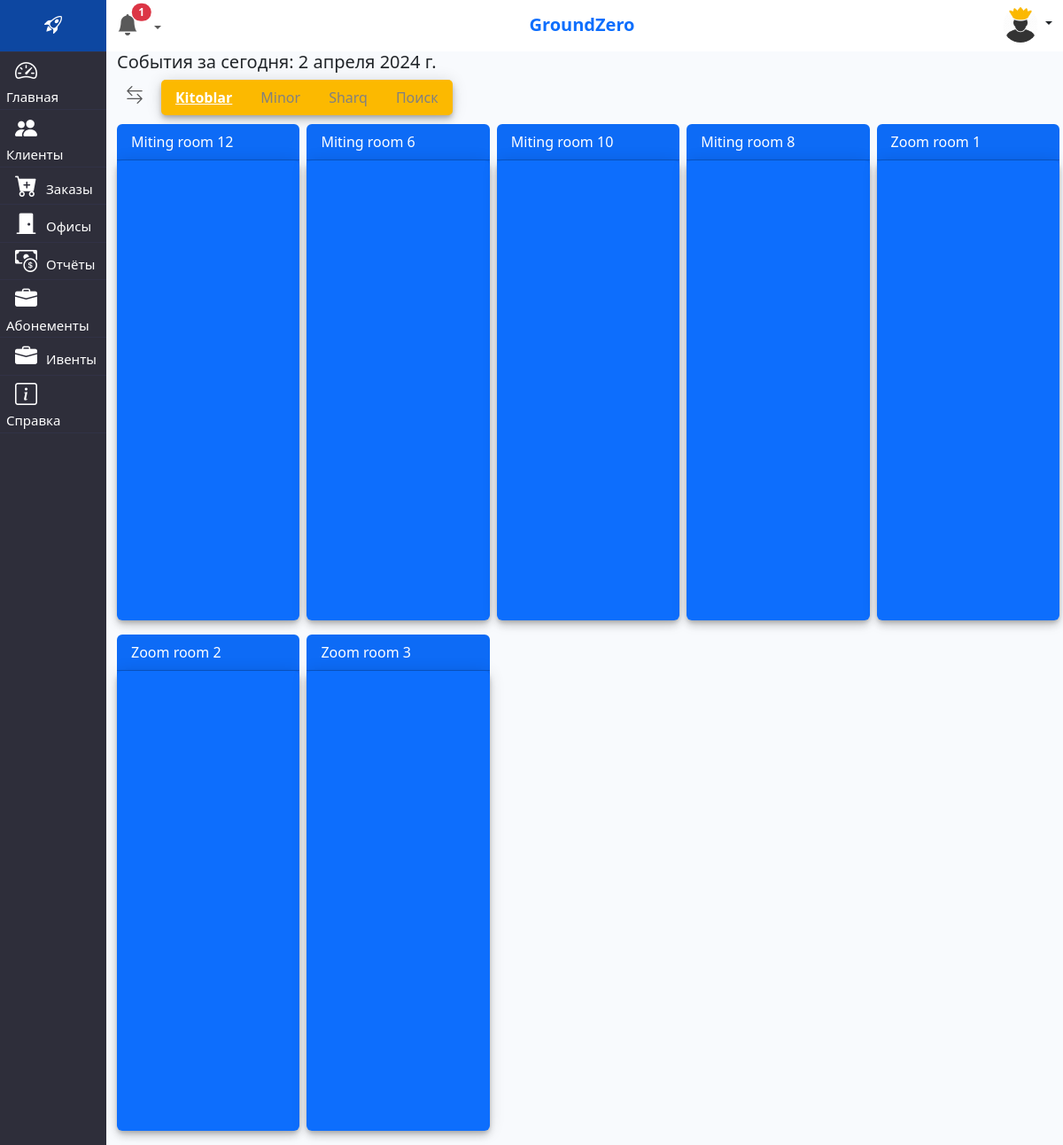
/index/ (signed in), run on an earlier commit of the app's database.
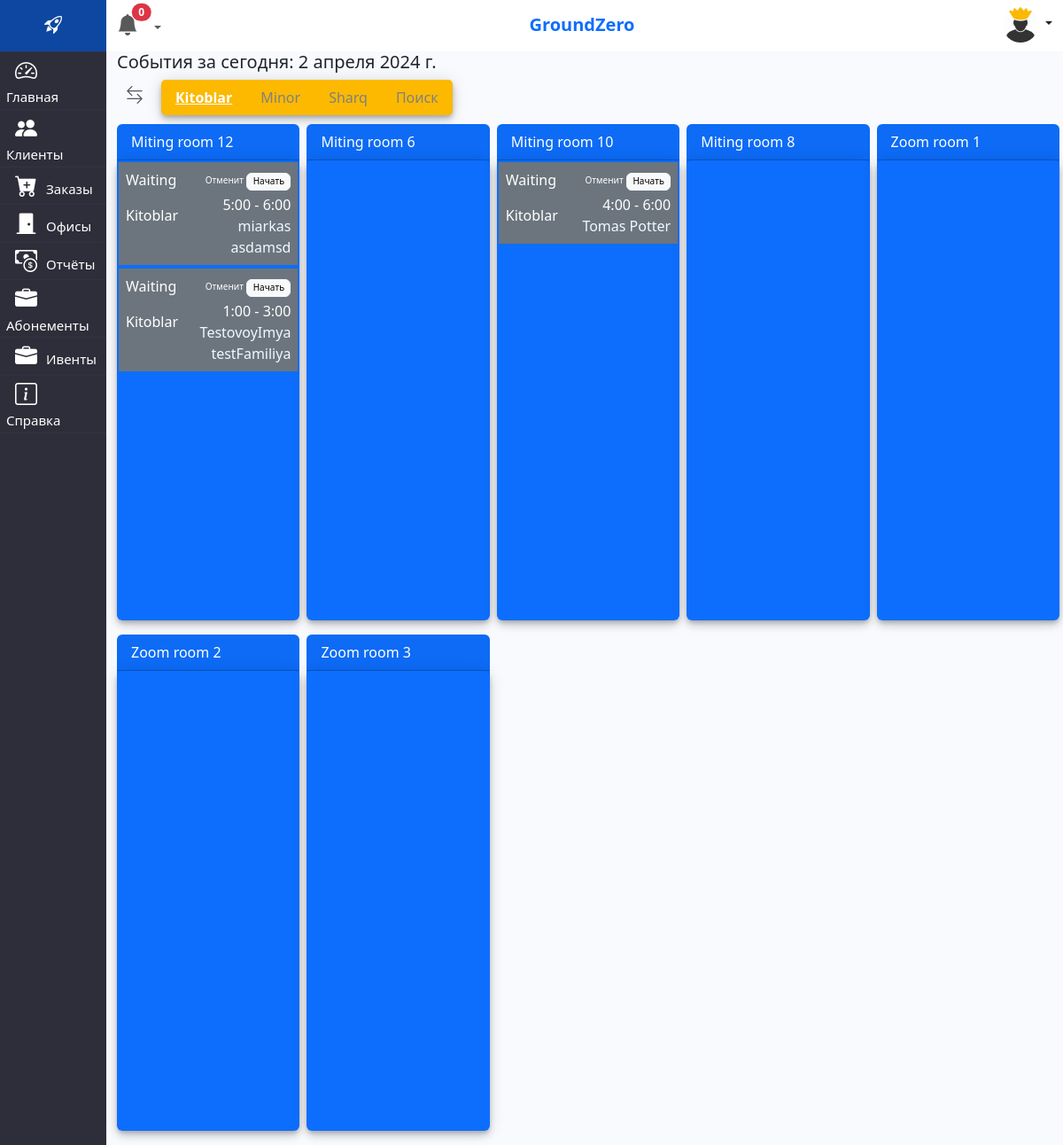
And on a later commit of the database.
### crm/models.py (models this page shows, shortened)
class Filial(models.Model):
    objects = None
    title = models.CharField(max_length=50)
    is_active = models.BooleanField(default=True)
    created_at = models.DateTimeField(auto_now_add=True)
    token = models.CharField(max_length=20)
    company = models.ForeignKey(Company, on_delete=models.SET_NULL, verbose_name='Компания', blank=True, null=True)
    images = models.ImageField(upload_to='images/branches/', null=True, blank=True, verbose_name='Фото филиала')
    address = models.CharField(max_length=255, blank=True, null=True, verbose_name="Адрес центра")
    def __str__(self):
        return self.title
    class Meta:
        verbose_name = 'Филиал'
        verbose_name_plural = '2 Филиалы'

class Rooms(models.Model):
    objects = None
    filial = models.ForeignKey(Filial, on_delete=models.CASCADE)
    category = models.ForeignKey(Category, on_delete=models.CASCADE)
    title = models.CharField(max_length=255)
    persons = models.PositiveIntegerField()
    is_working = models.BooleanField(default=True, blank=True, null=True)
    image = models.ImageField(upload_to='images/rooms/', null=True, blank=True, verbose_name='Фото Комнат')
    def __str__(self):
        return f"{self.title}"
    class Meta:
        verbose_name = 'Помещения в филиалах'
        verbose_name_plural = '4 Помещении в филиалах'

class Order(models.Model):
    objects = None
    IS_PAID_CHOICES = [(False, 'Наличные'), (True, 'Карта')]
    IS_STATUS = [
        ('Waiting', 'Ожидание'),
        ('Cancelled', 'Отменено'),
        ('Active', 'В процессе'),
        ('Closed', 'Закрыто')
    ]
    client = models.ForeignKey(Client, to_field="telegram_id", on_delete=models.CASCADE, verbose_name='Клиент')
    filial = models.ForeignKey(Filial, on_delete=models.CASCADE)
    product = models.ForeignKey(Rooms, on_delete=models.CASCADE)
    hour = models.PositiveSmallIntegerField(verbose_name='Длительность')
    payment = models.BooleanField(choices=IS_PAID_CHOICES, default=False, verbose_name='Тип оплаты')
    payment_status = models.BooleanField(verbose_name="Оплачен", default=False)
    summa = models.DecimalField(decimal_places=2, max_digits=12, verbose_name='Сумма', blank=True, null=True)
    after_discount = models.DecimalField(decimal_places=2, max_digits=12, verbose_name='Сумма после скидки', blank=True, null=True)
    order_start = models.DateTimeField(verbose_name='Бронировать от :')
    order_end = models.DateTimeField(verbose_name='Бронировать до :')
    added_user = models.ForeignKey(settings.AUTH_USER_MODEL, on_delete=models.CASCADE, null=True, blank=True)
    pay_accept_user = models.TextField(null=True, blank=True)
    comment = models.TextField(null=True, blank=True, verbose_name='Комментария')
    is_deleted = models.BooleanField(default=False)
    created_at = models.DateTimeField(default=django.utils.timezone.now, verbose_name='Дата создания')
    status = models.CharField(max_length=30, choices=IS_STATUS, default='Waiting')
    discount = models.PositiveSmallIntegerField(default=0)
    class Meta:
        verbose_name = 'Заказ'
        verbose_name_plural = 'Заказы'

class Client(models.Model):
    objects = None
    languages = [("en", 'English'), ("ru", 'Russian'), ("uz", 'Uzbek')]
    tg_lang = models.CharField(max_length=10, choices=languages, default='ru', blank=True, null=True)
    name = models.CharField(max_length=50, verbose_name='Имя')
    surname = models.CharField(max_length=50, verbose_name='Фамилия')
    telegram_id = models.TextField(max_length=100, verbose_name='ТГ-ИД клиента', unique=True)
    image = models.ImageField(upload_to='images/', null=True, blank=True, verbose_name='Фото клиента')
    username = models.CharField(max_length=50, verbose_name='tg-username', null=True, blank=True)
    phone = models.CharField(max_length=20, verbose_name='Контакты', null=True, blank=True)
    comment = models.TextField(verbose_name='Комментария', null=True, blank=True)
    docs = models.FileField(upload_to='docs/users', null=True, blank=True, verbose_name='Документы')
    added_user = models.ForeignKey(settings.AUTH_USER_MODEL, on_delete=models.CASCADE, null=True, blank=True)
    created_at = models.DateTimeField(auto_now_add=True, verbose_name='Дата создания')
    discount = models.SmallIntegerField(default=0, verbose_name='Скидка %')
    email = models.EmailField(blank=True, null=True, verbose_name='Email')
    loyalty = models.PositiveSmallIntegerField(default=1, verbose_name='Стаж клиента/день')
    activity = models.PositiveSmallIntegerField(default=4, verbose_name='Индекс активности')
    def get_absolute_url(self):
        return reverse('client', kwargs={'telegram_id': self.telegram_id})
    def file_link(self):
        if self.docs:
            return self.docs.url
    file_link.allow_tags = True
    def __str__(self):
        return f"{self.name} {self.surname}"
    class Meta:
        verbose_name = 'Клиент'
        verbose_name_plural = 'Клиенты'

### crm/views.py (the view)
# urls.py: path('index/', IndexView.as_view(), name='index'),
class IndexView(ListView):
    model = Order
    template_name = 'crm/index.html'
    context_object_name = 'orders'
    def get_group(self):
        user_groups = self.request.user.groups.all()
        return user_groups[0].id
    @method_decorator(login_required(login_url='login'))
    @method_decorator(never_cache)
    def dispatch(self, *args, **kwargs):
        return super().dispatch(*args, **kwargs)
    def get_context_data(self, **kwargs):
        context = super().get_context_data(**kwargs)
        filials = Filial.objects.filter(company=self.get_group())
        rooms = Rooms.objects.filter(is_working=True).exclude(category__title='office')
        orders = Order.objects.filter(order_start__month=datetime.date.today().month,
                                      order_start__day=datetime.date.today().day, payment_status=1).order_by(
            '-order_start')
        tablitsa = []
        for filial in filials:
            filtered = rooms.filter(filial=filial)
            html = "<table class='table table-striped-columns table-hover bg-light'>"
            html += f"<td style='background-color:#fcb900;color:white'>{filial}</td>"
            for room in filtered:
                html += f"<td>{room}</td>"
            for sutka in range(23):
                soat = f'{sutka}:00'
                left_start = datetime.datetime.strptime(soat, '%H:%M').time()
                left_end = (datetime.datetime.combine(datetime.datetime.min, left_start) + datetime.timedelta(
                    hours=1)).time()
                left_soat_start = datetime.datetime.combine(datetime.datetime.now().date(), left_start)
                left_soat_end = datetime.datetime.combine(datetime.datetime.now().date(), left_end)
                html += f"<tr><td style='padding:0'>{left_soat_start.strftime('%H:%M')} - {left_soat_end.strftime('%H:%M')}</td>"
                for room in filtered:
                    ord = orders.values('filial__title', 'product__title', 'product', 'client', 'order_start',
                                        'order_end')
                    is_booked = order_exist(ord, room.id, left_soat_start, left_soat_end)
                    if is_booked:
                        html += f"<td style='padding:0;background-color:#ff0000a6'>{is_booked}</td>"
                    else:
                        html += f"<td style='padding:0;'></td>"
            html += "</table>"
            tablitsa.append(html)
        context['html'] = tablitsa
        context['title'] = 'Главная'
        context['filials'] = filials
        context['CurrentDay'] = datetime.date.today()
        context['rooms'] = rooms
        context['orders'] = orders
        return context

### crm/templates/crm/index.html (shortened to what this page needs)
{% extends 'base.html' %}
{% load static %}
{% block main %}
<h5>События за сегодня: {{CurrentDay}} </h5>
<div class="d-flex mt-2" style="    flex-direction: column;">
    <div class="d-flex">
        <div id='knopka' onclick="toggleDivs()"
             style="margin-bottom: 10px;margin-right: 10px;width: 40px;height: 40px;    text-align: center;">
            <i style="margin: 0;vertical-align: -webkit-baseline-middle;color: rgb(0 0 0 / 65%);"
               class="bi bi-arrow-left-right"></i>
        </div>
        <ul class="nav nav-tabs"
            style="margin-bottom:10px;box-shadow: 0 3px 5px -1px rgba(0,0,0,.2),0 6px 10px 0 rgba(0,0,0,.14),0 1px 18px 0 rgba(0,0,0,.12)!important;background-color:#fcb900;border-radius:5px;color:white"
            id="myTab" role="tablist">
            {% for f in filials %}
            <li class="nav-item" role="presentation">
                <button class="nav-link {% if f.id == 1 %}active{% endif %}" id="filial{{ f.id }}" data-bs-toggle="tab"
                        data-bs-target="#{{ f }}"
                        type="button" role="tab" aria-controls="profile-tab-pane" aria-selected="false">{{ f }}
                </button>
            </li>
            {% endfor %}
            <li class="nav-item" role="presentation">
                <button class="nav-link" id="profile-tab3" data-bs-toggle="tab" data-bs-target="#profile-tab-pane"
                        type="button" role="tab" aria-controls="profile-tab-pane" aria-selected="false">Поиск
                </button>
            </li>
        </ul>
    </div>
    <div id='div1' class="showDiv">
        <div class="tab-content" style="padding-left: 8px" id="myTabContent">
            {%for f in filials%}
            <div class="tab-pane fade {% if f.id == 1 %}show active{% endif %}" id="{{f.title}}" role="tabpanel"
                 aria-labelledby="home-tab"
                 tabindex="0">
                <div class="row">
                    {% for room in rooms %}
                    {% if room.filial.title == f.title %}
                    <div class="col-xl-2 col-sm-3 px-1" style="width: 20%">
                        <div class="card text-white bg-primary mb-3"
                             style="border:none; max-width: 100%;min-height:35rem;height:auto">
                            <div class="card-header">
                                {{ room }}
                            </div>
                            <div class="card-body"
                                 style="border-radius: inherit;padding: 2px;box-shadow: 0 3px 5px -1px rgba(0,0,0,.2),0 6px 10px 0 rgba(0,0,0,.14),0 1px 18px 0 rgba(0,0,0,.12)!important;">
                                {% for o in orders %}
                                {% if o.product.title == room.title %}
                                {% if o.filial.title == f.title %}
                                {% if o.status == "Active" %}
                                {% include 'crm/components/index/_if_active.html' %}
                                {% elif o.status == "Waiting" or o.status == "Ожидание" %}
                                {% include 'crm/components/index/_if_waiting.html' %}
                                {% else %}
                                {% include 'crm/components/index/_if_else.html' %}
                                {% endif%}
                                {% endif%}
                                {% endif%}
                                {% endfor %}
                            </div>
                        </div>
                    </div>
                    {% endif%}
                    {% endfor%}
                </div>
            </div>
            {%endfor%}
        </div>
    </div>
</div>
{% endblock main %}

### templates/components/_header.html (shortened to what this page needs)
{% load static %}
<div class="row header shadow-sm">
    <div class="col-sm-2 text-center" style="width: 10%;padding: 0;">
        <div class="mr-3 pt-2 pb-2 mb-0" style="background-color: #0D47A1;">
            <h3 class="logo">
                <a href="{% url 'index' %}" class="text-white fs-4 text-decoration-none">
                    <i class="bi bi-rocket-takeoff m-0 p-0"></i>
                </a>
            </h3>
        </div>
    </div>
    <div class="col-sm-10 text-center pt-2" style="width: 90%;">
        <div class="d-grid gap-2 d-md-flex justify-content-md-between">
            {% include 'crm/components/notifications.html' %}
            <span class="text-primary" style="font-size:20px;display: flex; align-items: center"><strong>{{ user.groups.all.0.name }}</strong></span>
            <div class="nav-item dropdown">
                <a class="nav-link dropdown-toggle" href="#" role="button" data-bs-toggle="dropdown"
                   aria-expanded="false">
                    {% if user.is_superuser %}
                    <img src="{% static 'admin_icon.jpg' %}" alt="" class='rounded-circle' style="width:40px">
                    {% else %}
                    <img src="{% static 'user.png' %}" alt="" class='rounded-circle' style="width:40px">
                    {% endif %}
                </a>
            </div>
        </div>
    </div>
</div>

### crm/templates/crm/components/index/_if_waiting.html (shortened to what this page needs)
{% load static %}
<div class="d-flex justify-content-between p-2 mb-1 bg-secondary">
    <div class="text-start"><p>{{ o.status }}</p>
        <p class="card-text">{{ o.filial }}</p>
    </div>
    <div class="text-end">
        <div class="d-flex justify-content-end">
            <form method="POST" action="{% url 'change_status' o.pk 'Cancel' %}">
                <button type="submit"
                        style="height: 20px;width:50px;font-size: 10px"
                        class="btn btn-secondary p-0">Отменить
                </button>
            </form>
            <form method="POST" action="{% url 'change_status' o.pk 'Activate' %}">
                <button type="submit"
                        style="height: 20px;width:50px;font-size: 10px"
                        class="btn btn-light p-0">Начать
                </button>
            </form>
        </div>
        <p class="card-text mt-1 mb-0">{{o.order_start.time}} - {{o.order_end.time}}</p>
        <a href="{{o.client.get_absolute_url}}"><p class="card-text ">{{o.client}}</p></a>
    </div>
</div>

What changed in the data, as far as the page shows it:
added Order: status "Waiting", filial "Kitoblar", order_start.time "5:00", order_end.time "6:00", client "miarkas asdamsd", shown under Rooms "Miting room 12"
added Order: status "Waiting", filial "Kitoblar", order_start.time "1:00", order_end.time "3:00", client "TestovoyImya testFamiliya", shown under Rooms "Miting room 12"
added Order: status "Waiting", filial "Kitoblar", order_start.time "4:00", order_end.time "6:00", client "Tomas Potter", shown under Rooms "Miting room 10"
Also different on the page:
{{ counts }}: "1" → "0"
